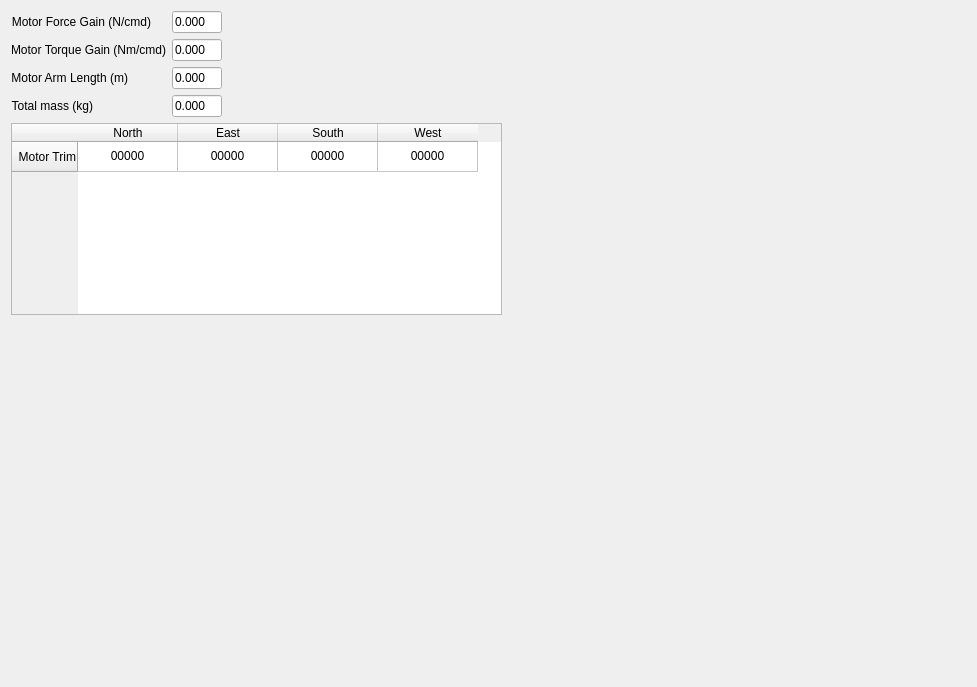
     <widget class="QWidget" name="tab_2">
      <attribute name="title">
       <string>Hardware</string>
      </attribute>
      <layout class="QGridLayout" name="gridLayout_9">
       <item row="0" column="0">
        <layout class="QFormLayout" name="formLayout">
         <property name="fieldGrowthPolicy">
          <enum>QFormLayout::AllNonFixedFieldsGrow</enum>
         </property>
         <item row="0" column="0">
          <widget class="QLabel" name="label_7">
           <property name="maximumSize">
            <size>
             <width>200</width>
             <height>16777215</height>
            </size>
           </property>
           <property name="text">
            <string>Motor Force Gain (N/cmd)</string>
           </property>
           <property name="alignment">
            <set>Qt::AlignRight|Qt::AlignTrailing|Qt::AlignVCenter</set>
           </property>
          </widget>
         </item>
         <item row="0" column="1">
          <widget class="QLineEdit" name="txtMotorForceGain">
           <property name="minimumSize">
            <size>
             <width>50</width>
             <height>20</height>
            </size>
           </property>
           <property name="maximumSize">
            <size>
             <width>50</width>
             <height>16777215</height>
            </size>
           </property>
           <property name="text">
            <string>0.000</string>
           </property>
          </widget>
         </item>
         <item row="1" column="0">
          <widget class="QLabel" name="label_36">
           <property name="maximumSize">
            <size>
             <width>200</width>
             <height>16777215</height>
            </size>
           </property>
           <property name="text">
            <string>Motor Torque Gain (Nm/cmd)</string>
           </property>
           <property name="alignment">
            <set>Qt::AlignRight|Qt::AlignTrailing|Qt::AlignVCenter</set>
           </property>
          </widget>
         </item>
         <item row="1" column="1">
          <widget class="QLineEdit" name="txtMotorTorqueGain">
           <property name="minimumSize">
            <size>
             <width>50</width>
             <height>20</height>
            </size>
           </property>
           <property name="maximumSize">
            <size>
             <width>50</width>
             <height>16777215</height>
            </size>
           </property>
           <property name="text">
            <string>0.000</string>
           </property>
          </widget>
         </item>
         <item row="2" column="0">
          <widget class="QLabel" name="label_38">
           <property name="maximumSize">
            <size>
             <width>200</width>
             <height>16777215</height>
            </size>
           </property>
           <property name="text">
            <string>Motor Arm Length (m)</string>
           </property>
           <property name="alignment">
            <set>Qt::AlignRight|Qt::AlignTrailing|Qt::AlignVCenter</set>
           </property>
          </widget>
         </item>
         <item row="3" column="0">
          <widget class="QLabel" name="label_37">
           <property name="maximumSize">
            <size>
             <width>200</width>
             <height>16777215</height>
            </size>
           </property>
           <property name="text">
            <string>Total mass (kg)</string>
           </property>
           <property name="alignment">
            <set>Qt::AlignRight|Qt::AlignTrailing|Qt::AlignVCenter</set>
           </property>
          </widget>
         </item>
         <item row="3" column="1">
          <widget class="QLineEdit" name="txtTotalMass">
           <property name="minimumSize">
            <size>
             <width>50</width>
             <height>20</height>
            </size>
           </property>
           <property name="maximumSize">
            <size>
             <width>50</width>
             <height>16777215</height>
            </size>
           </property>
           <property name="text">
            <string>0.000</string>
           </property>
          </widget>
         </item>
         <item row="2" column="1">
          <widget class="QLineEdit" name="txtMotorArmLength">
           <property name="minimumSize">
            <size>
             <width>50</width>
             <height>20</height>
            </size>
           </property>
           <property name="maximumSize">
            <size>
             <width>50</width>
             <height>16777215</height>
            </size>
           </property>
           <property name="text">
            <string>0.000</string>
           </property>
          </widget>
         </item>
        </layout>
       </item>
       <item row="0" column="1">
        <spacer name="horizontalSpacer_8">
         <property name="orientation">
          <enum>Qt::Horizontal</enum>
         </property>
         <property name="sizeHint" stdset="0">
          <size>
           <width>239</width>
           <height>20</height>
          </size>
         </property>
        </spacer>
       </item>
       <item row="1" column="0" colspan="2">
        <widget class="QTableWidget" name="tblMotorTrim">
         <property name="minimumSize">
          <size>
           <width>491</width>
           <height>61</height>
          </size>
         </property>
         <row>
          <property name="text">
           <string>Motor Trim</string>
          </property>
          <property name="textAlignment">
           <set>AlignRight|AlignVCenter</set>
          </property>
         </row>
         <column>
          <property name="text">
           <string>North</string>
          </property>
          <property name="textAlignment">
           <set>AlignHCenter|AlignVCenter|AlignCenter</set>
          </property>
         </column>
         <column>
          <property name="text">
           <string>East</string>
          </property>
          <property name="textAlignment">
           <set>AlignHCenter|AlignVCenter|AlignCenter</set>
          </property>
         </column>
         <column>
          <property name="text">
           <string>South</string>
          </property>
          <property name="textAlignment">
           <set>AlignHCenter|AlignVCenter|AlignCenter</set>
          </property>
         </column>
         <column>
          <property name="text">
           <string>West</string>
          </property>
          <property name="textAlignment">
           <set>AlignHCenter|AlignVCenter|AlignCenter</set>
          </property>
         </column>
         <item row="0" column="0">
          <property name="text">
           <string>00000</string>
          </property>
          <property name="textAlignment">
           <set>AlignHCenter|AlignVCenter|AlignCenter</set>
          </property>
         </item>
         <item row="0" column="1">
          <property name="text">
           <string>00000</string>
          </property>
          <property name="textAlignment">
           <set>AlignHCenter|AlignVCenter|AlignCenter</set>
          </property>
         </item>
         <item row="0" column="2">
          <property name="text">
           <string>00000</string>
          </property>
          <property name="textAlignment">
           <set>AlignHCenter|AlignVCenter|AlignCenter</set>
          </property>
         </item>
         <item row="0" column="3">
          <property name="text">
           <string>00000</string>
          </property>
          <property name="textAlignment">
           <set>AlignHCenter|AlignVCenter|AlignCenter</set>
          </property>
         </item>
        </widget>
       </item>
       <item row="1" column="2">
        <spacer name="horizontalSpacer_16">
         <property name="orientation">
          <enum>Qt::Horizontal</enum>
         </property>
         <property name="sizeHint" stdset="0">
          <size>
           <width>464</width>
           <height>20</height>
          </size>
         </property>
        </spacer>
       </item>
       <item row="2" column="0">
        <spacer name="verticalSpacer_19">
         <property name="orientation">
          <enum>Qt::Vertical</enum>
         </property>
         <property name="sizeHint" stdset="0">
          <size>
           <width>20</width>
           <height>361</height>
          </size>
         </property>
        </spacer>
       </item>
      </layout>
     </widget>
